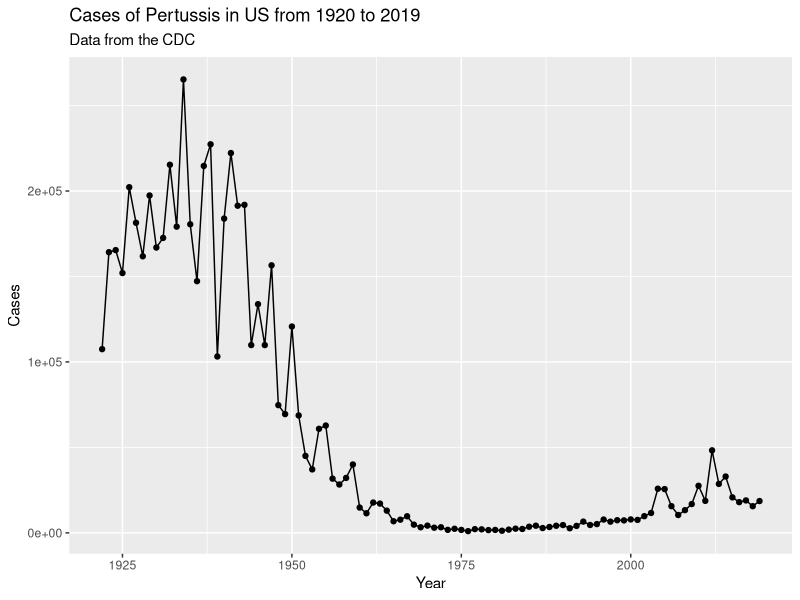
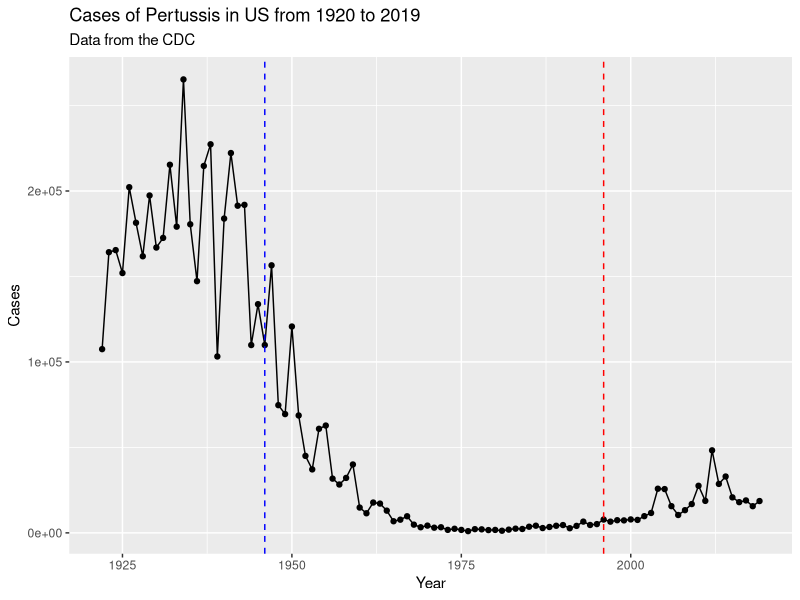

Write R code to recreate these figures, in order. (Note: this script raises an error after producing the figures.)
## ---- chunk 1
# load in data from copy/paste by 'addins' button
cdc <- data.frame(data.frame(
                                             Year = c(1922L,1923L,1924L,
                                                      1925L,1926L,1927L,1928L,
                                                      1929L,1930L,1931L,
                                                      1932L,1933L,1934L,1935L,
                                                      1936L,1937L,1938L,1939L,
                                                      1940L,1941L,1942L,
                                                      1943L,1944L,1945L,1946L,
                                                      1947L,1948L,1949L,1950L,
                                                      1951L,1952L,1953L,1954L,
                                                      1955L,1956L,1957L,
                                                      1958L,1959L,1960L,1961L,
                                                      1962L,1963L,1964L,1965L,
                                                      1966L,1967L,1968L,
                                                      1969L,1970L,1971L,1972L,
                                                      1973L,1974L,1975L,1976L,
                                                      1977L,1978L,1979L,1980L,
                                                      1981L,1982L,1983L,
                                                      1984L,1985L,1986L,1987L,
                                                      1988L,1989L,1990L,1991L,
                                                      1992L,1993L,1994L,
                                                      1995L,1996L,1997L,1998L,
                                                      1999L,2000L,2001L,2002L,
                                                      2003L,2004L,2005L,2006L,
                                                      2007L,2008L,2009L,
                                                      2010L,2011L,2012L,2013L,
                                                      2014L,2015L,2016L,2017L,
                                                      2018L,2019L),
                    Cases = c(107473,164191,
                                                      165418,152003,202210,181411,
                                                      161799,197371,166914,
                                                      172559,215343,179135,
                                                      265269,180518,147237,
                                                      214652,227319,103188,183866,
                                                      222202,191383,191890,
                                                      109873,133792,109860,
                                                      156517,74715,69479,120718,
                                                      68687,45030,37129,
                                                      60886,62786,31732,28295,
                                                      32148,40005,14809,11468,
                                                      17749,17135,13005,6799,
                                                      7717,9718,4810,3285,
                                                      4249,3036,3287,1759,
                                                      2402,1738,1010,2177,2063,
                                                      1623,1730,1248,1895,
                                                      2463,2276,3589,4195,
                                                      2823,3450,4157,4570,2719,
                                                      4083,6586,4617,5137,
                                                      7796,6564,7405,7298,
                                                      7867,7580,9771,11647,
                                                      25827,25616,15632,10454,
                                                      13278,16858,27550,18719,
                                                      48277,28639,32971,20762,
                                                      17972,18975,15609,
                                                      18617)
                   ))
## ---- chunk 2
# Call ggplot2 pkg
library(ggplot2)
## ---- chunk 3
cdc.plot <- ggplot(cdc) +
  aes(Year, Cases) +
  geom_point() +
  geom_line() +
  labs(title = "Cases of Pertussis in US from 1920 to 2019",
       subtitle = "Data from the CDC")
cdc.plot
## ---- chunk 4
cdc.plot + 
  geom_vline(xintercept = 1946, linetype = 2 ,color = "blue") +
  geom_vline(xintercept = 1996, linetype = 2 ,color = "red")
## ---- chunk 5
# Allows us to read, write and process JSON data
library(jsonlite)
## ---- chunk 6
# Read in data
subject <- read_json("https://www.cmi-pb.org/api/subject", simplifyVector = TRUE) 
head(subject)
## ---- chunk 7
# Use table to separate the column into categories
table(subject$infancy_vac)
## ---- chunk 8
# same logic different parameters
table(subject$biological_sex)
## ---- chunk 9
# again, but with 2 parameters
table(subject$race, subject$biological_sex)
## ---- chunk 10
# working with dates
library(lubridate)
## ---- chunk 11
age_days <- today() - ymd(subject$year_of_birth)
age_years <- time_length(age_days, "years")
subject$age <- age_years
## ---- chunk 12
library("dplyr")
## ---- chunk 13
# Using dplyr
# Separate the categories first. Can use this for other things
ap.age <- filter(subject, infancy_vac == "aP")$age
wp.age <- filter(subject, infancy_vac == "wP")$age

mean(ap.age)
mean(wp.age)

## ---- chunk 14
t.test(ap.age,wp.age)
## ---- chunk 15
subject$age.boost <- time_length(ymd(subject$date_of_boost) - ymd(subject$year_of_birth),"years")
subject$age.boost
## ---- chunk 16
ggplot(subject) +
  aes(time_length(age, "year"),
      fill=as.factor(infancy_vac)) +
  geom_histogram(show.legend=FALSE) +
  facet_wrap(vars(infancy_vac), nrow=2) 
## ---- chunk 17
# New table
specimen <- read_json("http://www.cmi-pb.org/api/specimen", simplifyVector = TRUE) 
titer <- read_json("https://www.cmi-pb.org/api/ab_titer", simplifyVector = TRUE) 
## ---- chunk 18
head(specimen)
head(titer)
## ---- chunk 19
dim(subject)
dim(specimen)

meta <- inner_join(specimen, subject)
dim(meta)
head(meta)
## ---- chunk 20
abdata <- inner_join(titer, meta)
dim(abdata)
head(abdata)
## ---- chunk 21
table(abdata$isotype)
## ---- chunk 22
table(abdata$visit)
## ---- chunk 23
ig1 <- abdata %>% filter(isotype == "IgG1", visit!=8)
head(ig1)
## ---- chunk 24
ggplot(ig1) +
  aes(MFI,antigen) +
  geom_boxplot() + 
  facet_wrap(vars(visit), nrow=2)
## ---- chunk 25
ggplot(ig1) +
  aes(MFI, antigen, col=infancy_vac ) +
  geom_boxplot(show.legend = FALSE) + 
  facet_wrap(vars(infancy_vac, visit), nrow=2)
## ---- chunk 26
filter(ig1, antigen=="Measles") %>%
  ggplot() +
  aes(MFI, col=infancy_vac) +
    geom_boxplot(show.legend = FALSE) +
  facet_wrap(vars(visit)) +
  theme_bw() +
  labs(title = "Measles Antigen per Visit (aP red, wP teal)")
## ---- chunk 27
filter(ig1, antigen=="FIM2/3") %>%
  ggplot() +
  aes(MFI, col=infancy_vac) +
    geom_boxplot(show.legend = FALSE) +
  facet_wrap(vars(visit)) +
  theme_bw() +
  labs(title = "FIM2/3 Antigen per Visit (aP red, wP teal)")
## ---- chunk 28
# Read in file
url <- "https://www.cmi-pb.org/api/v2/rnaseq?versioned_ensembl_gene_id=eq.ENSG00000211896.7"
rna <- read_json(url, simplifyVector = TRUE)

#meta <- inner_join(specimen, subject)
ssrna <- inner_join(rna, meta)
## ---- chunk 29
ggplot(ssrna) +
  aes(visit, tpm, group=subject_id) +
  geom_point() +
  geom_line(alpha=0.2)
## ---- chunk 30
ggplot(ssrna) +
  aes(tpm, col=infancy_vac) +
  geom_boxplot() +
  facet_wrap(vars(visit))
## ---- chunk 31
ssrna %>%  
  filter(visit==4) %>% 
  ggplot() +
    aes(tpm, col=infancy_vac) + geom_density() + 
    geom_rug() 
